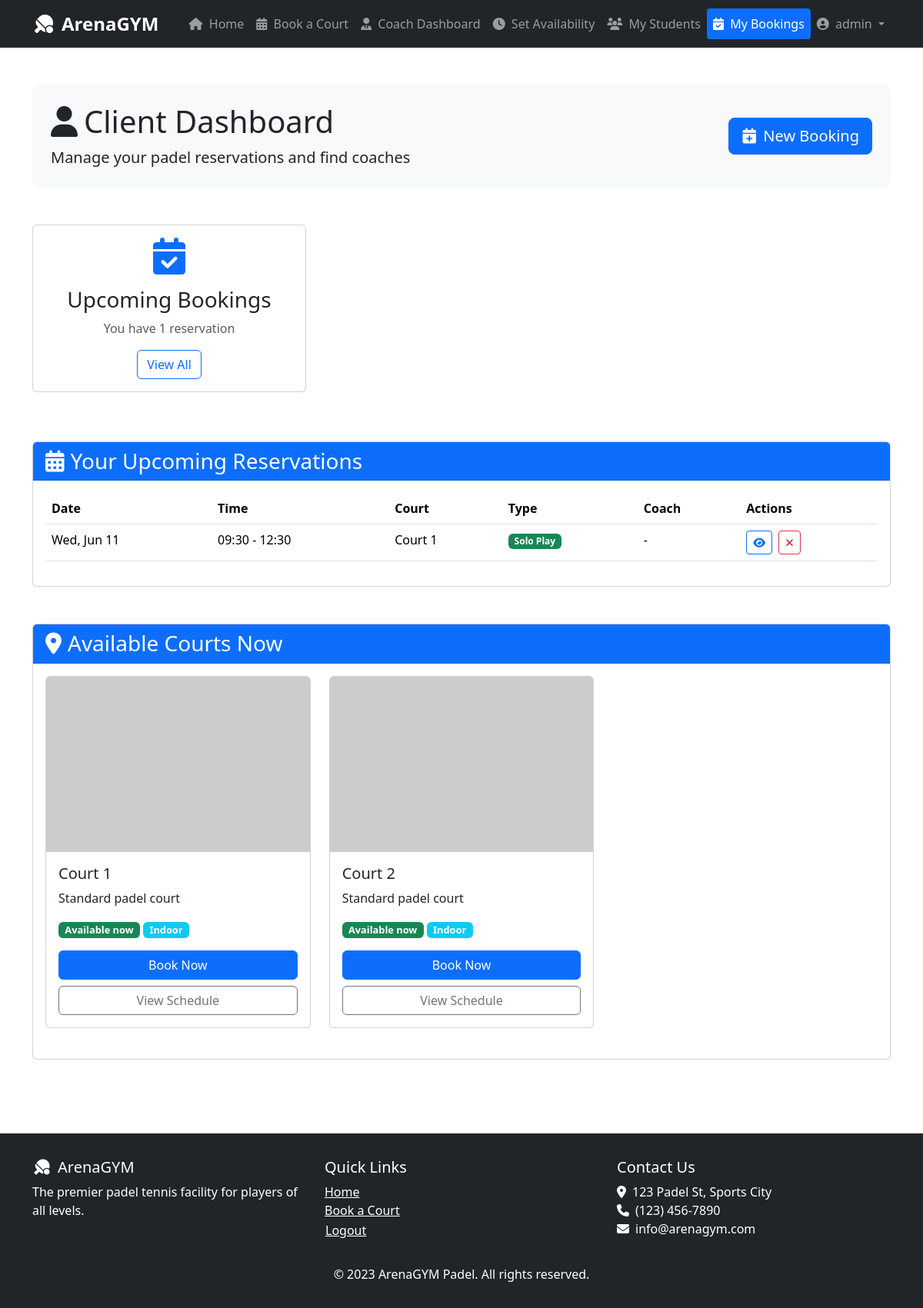
/client/ (signed in), run on an earlier commit of the app's database.
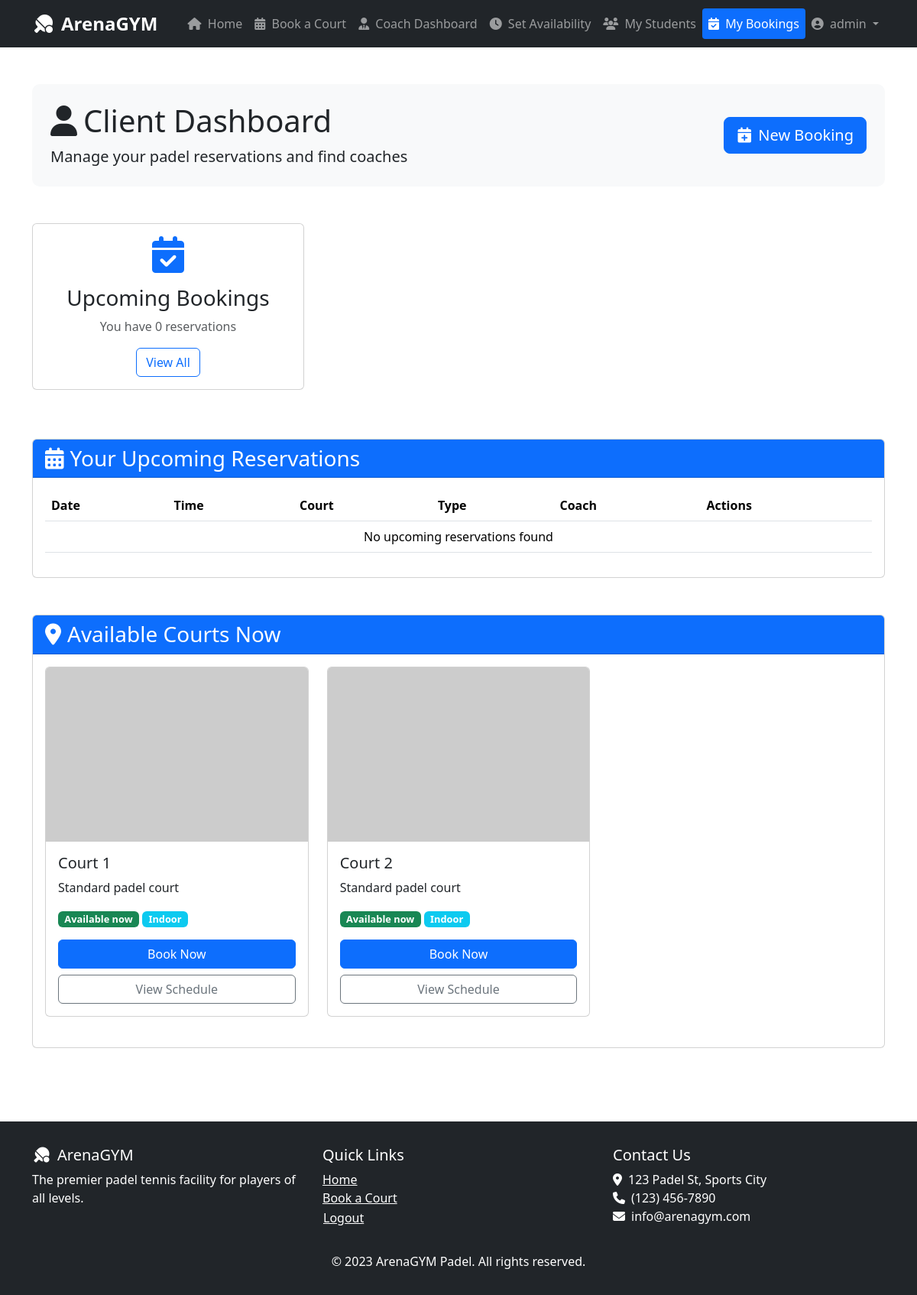
And on a later commit of the database.
### reservation/models.py (models this page shows, shortened)
class User(AbstractUser):
    isCoach = models.BooleanField(default=False)
    isModerator = models.BooleanField(default=False)
    rate = models.DecimalField(max_digits=6, decimal_places=2, default=0.00, null=True, blank=True)

class Reservation(models.Model):
    user = models.ForeignKey(User, on_delete=models.CASCADE)
    coach = models.ForeignKey(User, on_delete=models.CASCADE, related_name='coach', null=True, blank=True)
    date = models.DateField()
    startTime = models.TimeField()
    endTime = models.TimeField()
    createdAt = models.DateTimeField(auto_now_add=True)
    isPaid = models.BooleanField(default=False)
    court = models.ForeignKey(Court, on_delete=models.CASCADE)
    total_price = models.DecimalField(max_digits=10, decimal_places=2, default=120)

class Court(models.Model):
    id = models.IntegerField(primary_key=True)
    inDoor = models.BooleanField(default=True)
    description = models.TextField(blank=True)

### reservation/views.py (the view)
# urls.py: path('client/', views.clientPage, name='client'),
@login_required
def clientPage(request):
    upcoming_reservations = Reservation.objects.filter(
        user=request.user,
        date__gte=timezone.now().date()
    ).order_by('date', 'startTime')
    available_courts = Court.objects.all()
    context = {
        'upcoming_reservations': upcoming_reservations,
        'available_courts': available_courts,
        'reservation_count': upcoming_reservations.count(),
    }
    return render(request, 'clientdashboard.html', context)

### reservation/templates/clientdashboard.html (shortened to what this page needs)
{% extends 'base.html' %}
{% block content %}
    <div class="container py-5">
        <div class="profile-header p-4 mb-5">
            <div class="row align-items-center">
                <div class="col-md-8">
                    <h1><i class="fas fa-user me-2"></i>Client Dashboard</h1>
                    <p class="lead mb-0">Manage your padel reservations and find coaches</p>
                </div>
                <div class="col-md-4 text-md-end">
                    <a href="{% url 'booking' %}" class="btn btn-primary btn-lg">
                        <i class="fas fa-calendar-plus me-2"></i>New Booking
                    </a>
                </div>
            </div>
        </div>
<div class="row mb-5">
    <div class="col-md-4 mb-3">
        <div class="card h-100">
            <div class="card-body text-center">
                <i class="fas fa-calendar-check fa-3x mb-3 text-primary"></i>
                <h3>Upcoming Bookings</h3>
                <p class="text-muted">You have {{ reservation_count }} reservation{{ reservation_count|pluralize }}</p>
                <a href="#" class="btn btn-outline-primary">View All</a>
            </div>
        </div>
    </div>
</div>
<div class="card mb-5">
    <div class="card-header bg-primary text-white">
        <h3 class="mb-0"><i class="fas fa-calendar-alt me-2"></i>Your Upcoming Reservations</h3>
    </div>
    <div class="card-body">
        <div class="table-responsive">
            <table class="table table-hover">
                <thead>
                    <tr>
                        <th>Date</th>
                        <th>Time</th>
                        <th>Court</th>
                        <th>Type</th>
                        <th>Coach</th>
                        <th>Actions</th>
                    </tr>
                </thead>
                <tbody>
                    {% for reservation in upcoming_reservations %}
                    <tr>
                        <td>{{ reservation.date|date:"D, M d" }}</td>
                        <td>{{ reservation.startTime|time:"H:i" }} - {{ reservation.endTime|time:"H:i" }}</td>
                        <td>Court {{ reservation.court.id }}</td>
                        <td>
                            <span class="badge bg-{% if reservation.coach %}info{% else %}success{% endif %}">
                                {% if reservation.coach %}With Coach{% else %}Solo Play{% endif %}
                            </span>
                        </td>
                        <td>
                            {% if reservation.coach %}
                                {{ reservation.coach.get_full_name|default:reservation.coach.username }}
                            {% else %}
                                -
                            {% endif %}
                        </td>
                        <td>
                            <a href="#" class="btn btn-sm btn-outline-primary me-1" title="View">
                                <i class="fas fa-eye"></i>
                            </a>
                            <a href="#" class="btn btn-sm btn-outline-danger" title="Cancel">
                                <i class="fas fa-times"></i>
                            </a>
                        </td>
                    </tr>
                    {% empty %}
                    <tr>
                        <td colspan="6" class="text-center">No upcoming reservations found</td>
                    </tr>
                    {% endfor %}
                </tbody>
            </table>
        </div>
    </div>
</div>
<div class="card">
    <div class="card-header bg-primary text-white">
        <h3 class="mb-0"><i class="fas fa-map-marker-alt me-2"></i>Available Courts Now</h3>
    </div>
    <div class="card-body">
        <div class="row">
            {% for court in available_courts %}
            <div class="col-md-4 mb-4">
                <div class="card court-card h-100">
                    <img src="https://via.placeholder.com/300x200?text=Padel+Court+{{ court.id }}"
                        class="card-img-top"
                        alt="Court {{ court.id }}">
                    <div class="card-body">
                        <h5 class="card-title">Court {{ court.id }}</h5>
                        <p class="card-text">{{ court.description|default:"Standard padel court" }}</p>
                        <div class="mb-3">
                            <span class="badge bg-success availability-badge">Available now</span>
                            <span class="badge bg-{% if court.inDoor %}info{% else %}success{% endif %} availability-badge">
                                {% if court.inDoor %}Indoor{% else %}Outdoor{% endif %}
                            </span>
                        </div>
                        <div class="d-grid gap-2">
                            <a href="{% url 'booking_with_id' court.id %}" class="btn btn-primary">Book Now</a>
                            <a href="#" class="btn btn-outline-secondary">View Schedule</a>
                        </div>
                    </div>
                </div>
            </div>
            {% empty %}
            <div class="col-12">
                <p class="text-center">No courts currently available</p>
            </div>
            {% endfor %}
        </div>
    </div>
</div>{% endblock %}

### reservation/templates/base.html (shortened to what this page needs)
<!DOCTYPE html>
<html lang="en">
<head>
    <link href="https://cdn.jsdelivr.net/npm/bootstrap@5.3.3/dist/css/bootstrap.min.css" rel="stylesheet">
    <link rel="stylesheet" href="https://cdnjs.cloudflare.com/ajax/libs/font-awesome/6.4.0/css/all.min.css">
</head>
<body>
    <nav class="navbar navbar-expand-lg navbar-dark bg-dark">
        <div class="container">
            <a class="navbar-brand" href="{% url 'home' %}">
                <i class="fas fa-table-tennis me-2"></i>ArenaGYM
            </a>
            <div class="collapse navbar-collapse" id="navbarNav">
                <ul class="navbar-nav ms-auto">
                    <li class="nav-item">
                        <a class="nav-link {% if request.path == '/' %}active{% endif %}" href="{% url 'home' %}">
                            <i class="fas fa-home me-1"></i> Home
                        </a>
                    </li>
                    <li class="nav-item">
                        <a class="nav-link {% if 'booking' in request.path %}active{% endif %}" href="{% url 'booking' %}">
                            <i class="fas fa-calendar-alt me-1"></i> Book a Court
                        </a>
                    </li>
                      {% if user.is_authenticated %}
                        {% if user.isCoach %}                        <li class="nav-item">
                            <a class="nav-link {% if 'coach' in request.path %}active{% endif %}" href="{% url 'coachdashboard' %}">
                                <i class="fas fa-user-tie me-1"></i> Coach Dashboard
                            </a>
                        </li>
                        <li class="nav-item">
                            <a class="nav-link {% if 'availability' in request.path %}active{% endif %}" href="{% url 'coach_availability' %}">
                                <i class="fas fa-clock me-1"></i> Set Availability
                            </a>
                        </li>
                        <li class="nav-item">
                            <a class="nav-link {% if 'coach/students' in request.path %}active{% endif %}" href="{% url 'coach_students' %}">
                                <i class="fas fa-users me-1"></i> My Students
                            </a>
                        </li>
                        <li class="nav-item">
                            <a class="nav-link {% if request.path == '/client/' %}active{% endif %}" href="{% url 'client' %}">
                                <i class="fas fa-calendar-check me-1"></i> My Bookings
                            </a>
                        </li>
                        {% else %}
                        <li class="nav-item">
                            <a class="nav-link {% if request.path == '/client/' %}active{% endif %}" href="{% url 'client' %}">
                                <i class="fas fa-user me-1"></i> My Bookings
                            </a>
                        </li>
                        {% endif %}
                        <li class="nav-item dropdown">
                            <a class="nav-link dropdown-toggle" href="#" id="navbarDropdown" role="button"
                               data-bs-toggle="dropdown" aria-expanded="false">
                                <i class="fas fa-user-circle me-1"></i> {{ user.username }}
                            </a>
                        </li>
                    {% endif %}
                </ul>
            </div>
        </div>
    </nav>
    <main>
        {% block content %}{% endblock %}
    </main>
    <footer class="footer">
        <div class="container">
            <div class="row">
                <div class="col-md-4">
                    <h5><i class="fas fa-table-tennis me-2"></i>ArenaGYM</h5>
                    <p>The premier padel tennis facility for players of all levels.</p>
                </div>
                <div class="col-md-4">
                    <h5>Quick Links</h5>
                    <ul class="list-unstyled">
                        <li><a href="{% url 'home' %}" class="text-white">Home</a></li>
                        <li><a href="{% url 'booking' %}" class="text-white">Book a Court</a></li>
                        {% if user.is_authenticated %}
                            <li>
                                <form method="POST" action="{% url 'logout' %}">
                                    <button type="submit" class="btn btn-link text-white p-0">Logout</button>
                                </form>
                            </li>
                        {% else %}
                            <li><a href="{% url 'login' %}" class="text-white">Login</a></li>
                            <li><a href="{% url 'register' %}" class="text-white">Register</a></li>
                        {% endif %}
                    </ul>
                </div>
                <div class="col-md-4">
                    <h5>Contact Us</h5>
                    <address>
                        <i class="fas fa-map-marker-alt me-2"></i>123 Padel St, Sports City<br>
                        <i class="fas fa-phone me-2"></i>(123) 456-7890<br>
                        <i class="fas fa-envelope me-2"></i>info@arenagym.com
                    </address>
                </div>
            </div>
            <div class="row mt-3">
                <div class="col-12 text-center">
                    <p class="mb-0">&copy; 2023 ArenaGYM Padel. All rights reserved.</p>
                </div>
            </div>
        </div>
    </footer>
</body>
</html>

### reservation/templates/base.html (style rules this page uses)
.court-card { transition: transform 0.3s ease; }
.nav-link.active { background-color: #0d6efd; color: white !important; border-radius: 4px; }
.profile-header { background-color: #f8f9fa; border-radius: 10px; }
.navbar-brand { font-weight: bold; font-size: 1.5rem; }
.footer { background-color: #212529; color: #fff; padding: 2rem 0; margin-top: 3rem; }

### reservation/templates/clientdashboard.html (style rules this page uses)
.court-card { transition: transform 0.3s ease; }
.availability-badge { font-size: 0.8rem; }
.profile-header { background-color: #f8f9fa; border-radius: 10px; }

What changed in the data, as far as the page shows it:
removed Reservation: date "Wed, Jun 11", startTime "09:30", endTime "12:30", court.id "1", shows "Solo Play"
Also different on the page:
{{ reservation_count }}: "1" → "0"
text now shown: "No upcoming reservations found"
